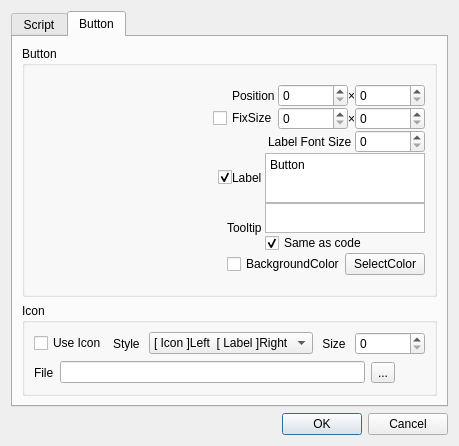
<?xml version="1.0" encoding="UTF-8"?>
<ui version="4.0">
 <class>Form</class>
 <widget class="QWidget" name="Form">
  <property name="geometry">
   <rect>
    <x>0</x>
    <y>0</y>
    <width>452</width>
    <height>446</height>
   </rect>
  </property>
  <property name="minimumSize">
   <size>
    <width>0</width>
    <height>0</height>
   </size>
  </property>
  <property name="windowTitle">
   <string>Form</string>
  </property>
  <layout class="QGridLayout" name="gridLayout">
   <item row="0" column="0">
    <widget class="QTabWidget" name="tabWidget">
     <property name="currentIndex">
      <number>1</number>
     </property>
     <widget class="QWidget" name="tab">
      <attribute name="title">
       <string>Script</string>
      </attribute>
      <layout class="QGridLayout" name="gridLayout_5">
       <item row="1" column="0">
        <layout class="QVBoxLayout" name="verticalLayout">
         <property name="topMargin">
          <number>5</number>
         </property>
         <property name="bottomMargin">
          <number>5</number>
         </property>
         <item>
          <layout class="QHBoxLayout" name="horizontalLayout_10">
           <property name="topMargin">
            <number>5</number>
           </property>
           <item>
            <widget class="QCheckBox" name="checkBox_3">
             <property name="text">
              <string>External File</string>
             </property>
            </widget>
           </item>
           <item>
            <widget class="QLineEdit" name="lineEdit_3"/>
           </item>
           <item>
            <widget class="QToolButton" name="toolButton_2">
             <property name="text">
              <string>...</string>
             </property>
            </widget>
           </item>
          </layout>
         </item>
         <item>
          <widget class="QGroupBox" name="groupBox_ScriptCommands">
           <property name="title">
            <string>Script Commands</string>
           </property>
           <layout class="QGridLayout" name="gridLayout_2">
            <item row="3" column="0">
             <layout class="QHBoxLayout" name="horizontalLayout_6">
              <property name="topMargin">
               <number>0</number>
              </property>
              <item>
               <spacer name="horizontalSpacer_6">
                <property name="orientation">
                 <enum>Qt::Horizontal</enum>
                </property>
                <property name="sizeHint" stdset="0">
                 <size>
                  <width>40</width>
                  <height>20</height>
                 </size>
                </property>
               </spacer>
              </item>
              <item>
               <widget class="QPushButton" name="pushButton">
                <property name="text">
                 <string>Run</string>
                </property>
               </widget>
              </item>
             </layout>
            </item>
            <item row="0" column="0">
             <layout class="QVBoxLayout" name="verticalLayout_4">
              <property name="topMargin">
               <number>0</number>
              </property>
              <item>
               <layout class="QHBoxLayout" name="horizontalLayout">
                <property name="spacing">
                 <number>6</number>
                </property>
                <item>
                 <spacer name="horizontalSpacer">
                  <property name="orientation">
                   <enum>Qt::Horizontal</enum>
                  </property>
                  <property name="sizeHint" stdset="0">
                   <size>
                    <width>40</width>
                    <height>20</height>
                   </size>
                  </property>
                 </spacer>
                </item>
                <item>
                 <widget class="QLabel" name="label_script_language">
                  <property name="text">
                   <string>Scripting Language</string>
                  </property>
                 </widget>
                </item>
                <item>
                 <widget class="QComboBox" name="combo_script_language">
                  <item>
                   <property name="text">
                    <string>MEL</string>
                   </property>
                  </item>
                  <item>
                   <property name="text">
                    <string>Python</string>
                   </property>
                  </item>
                 </widget>
                </item>
               </layout>
              </item>
              <item>
               <widget class="QTextEdit" name="text_script_code">
                <property name="sizePolicy">
                 <sizepolicy hsizetype="Expanding" vsizetype="Expanding">
                  <horstretch>0</horstretch>
                  <verstretch>0</verstretch>
                 </sizepolicy>
                </property>
               </widget>
              </item>
             </layout>
            </item>
           </layout>
          </widget>
         </item>
        </layout>
       </item>
      </layout>
     </widget>
     <widget class="QWidget" name="tab_Button">
      <attribute name="title">
       <string>Button</string>
      </attribute>
      <layout class="QGridLayout" name="gridLayout_6">
       <item row="2" column="0">
        <widget class="QGroupBox" name="groupBox">
         <property name="sizePolicy">
          <sizepolicy hsizetype="Preferred" vsizetype="Fixed">
           <horstretch>0</horstretch>
           <verstretch>0</verstretch>
          </sizepolicy>
         </property>
         <property name="minimumSize">
          <size>
           <width>0</width>
           <height>0</height>
          </size>
         </property>
         <property name="title">
          <string>Icon</string>
         </property>
         <layout class="QGridLayout" name="gridLayout_4">
          <item row="2" column="0">
           <layout class="QHBoxLayout" name="horizontalLayout_8">
            <property name="topMargin">
             <number>0</number>
            </property>
            <item>
             <widget class="QLabel" name="label_8">
              <property name="text">
               <string>File</string>
              </property>
             </widget>
            </item>
            <item>
             <widget class="QLineEdit" name="line_icon_file"/>
            </item>
            <item>
             <widget class="QToolButton" name="button_icon">
              <property name="text">
               <string>...</string>
              </property>
             </widget>
            </item>
            <item>
             <widget class="QToolButton" name="button_maya_icon">
              <property name="text">
               <string/>
              </property>
              <property name="autoRaise">
               <bool>true</bool>
              </property>
             </widget>
            </item>
           </layout>
          </item>
          <item row="1" column="0">
           <layout class="QHBoxLayout" name="horizontalLayout_11">
            <property name="topMargin">
             <number>0</number>
            </property>
            <item>
             <widget class="QCheckBox" name="checkbox_use_icon">
              <property name="text">
               <string>Use Icon</string>
              </property>
             </widget>
            </item>
            <item>
             <spacer name="horizontalSpacer_8">
              <property name="orientation">
               <enum>Qt::Horizontal</enum>
              </property>
              <property name="sizeHint" stdset="0">
               <size>
                <width>40</width>
                <height>20</height>
               </size>
              </property>
             </spacer>
            </item>
            <item>
             <widget class="QLabel" name="label_5">
              <property name="text">
               <string>Style </string>
              </property>
             </widget>
            </item>
            <item>
             <widget class="QComboBox" name="combo_icon_style">
              <item>
               <property name="text">
                <string>[ Icon ]Left  [ Label ]Right</string>
               </property>
              </item>
              <item>
               <property name="text">
                <string>[ Icon ]Up  [ Label ]Under</string>
               </property>
              </item>
             </widget>
            </item>
            <item>
             <widget class="QLabel" name="label_2">
              <property name="text">
               <string> Size </string>
              </property>
             </widget>
            </item>
            <item>
             <widget class="QSpinBox" name="spinbox_icon_size">
              <property name="minimumSize">
               <size>
                <width>70</width>
                <height>0</height>
               </size>
              </property>
              <property name="maximum">
               <number>9999</number>
              </property>
             </widget>
            </item>
           </layout>
          </item>
         </layout>
        </widget>
       </item>
       <item row="0" column="0">
        <widget class="QGroupBox" name="groupBox_2">
         <property name="sizePolicy">
          <sizepolicy hsizetype="Preferred" vsizetype="Preferred">
           <horstretch>0</horstretch>
           <verstretch>0</verstretch>
          </sizepolicy>
         </property>
         <property name="minimumSize">
          <size>
           <width>0</width>
           <height>0</height>
          </size>
         </property>
         <property name="title">
          <string>Button</string>
         </property>
         <layout class="QGridLayout" name="gridLayout_3">
          <item row="0" column="0">
           <layout class="QHBoxLayout" name="horizontalLayout_9" stretch="1,1">
            <property name="spacing">
             <number>0</number>
            </property>
            <property name="topMargin">
             <number>0</number>
            </property>
            <property name="bottomMargin">
             <number>0</number>
            </property>
            <item>
             <layout class="QHBoxLayout" name="button_preview"/>
            </item>
            <item>
             <layout class="QVBoxLayout" name="verticalLayout_2">
              <property name="topMargin">
               <number>0</number>
              </property>
              <property name="bottomMargin">
               <number>0</number>
              </property>
              <item>
               <layout class="QHBoxLayout" name="horizontalLayout_5">
                <property name="sizeConstraint">
                 <enum>QLayout::SetDefaultConstraint</enum>
                </property>
                <property name="topMargin">
                 <number>0</number>
                </property>
                <item>
                 <spacer name="horizontalSpacer_5">
                  <property name="orientation">
                   <enum>Qt::Horizontal</enum>
                  </property>
                  <property name="sizeHint" stdset="0">
                   <size>
                    <width>40</width>
                    <height>20</height>
                   </size>
                  </property>
                 </spacer>
                </item>
                <item>
                 <widget class="QLabel" name="label_7">
                  <property name="text">
                   <string>Position </string>
                  </property>
                 </widget>
                </item>
                <item>
                 <widget class="QSpinBox" name="spinbox_btn_position_x">
                  <property name="minimumSize">
                   <size>
                    <width>70</width>
                    <height>0</height>
                   </size>
                  </property>
                  <property name="maximumSize">
                   <size>
                    <width>16777215</width>
                    <height>16777215</height>
                   </size>
                  </property>
                  <property name="maximum">
                   <number>9999</number>
                  </property>
                 </widget>
                </item>
                <item>
                 <widget class="QLabel" name="label_6">
                  <property name="text">
                   <string>×</string>
                  </property>
                 </widget>
                </item>
                <item>
                 <widget class="QSpinBox" name="spinbox_btn_position_y">
                  <property name="minimumSize">
                   <size>
                    <width>70</width>
                    <height>0</height>
                   </size>
                  </property>
                  <property name="maximum">
                   <number>9999</number>
                  </property>
                 </widget>
                </item>
               </layout>
              </item>
              <item>
               <layout class="QHBoxLayout" name="horizontalLayout_2">
                <property name="topMargin">
                 <number>0</number>
                </property>
                <item>
                 <spacer name="horizontalSpacer_2">
                  <property name="orientation">
                   <enum>Qt::Horizontal</enum>
                  </property>
                  <property name="sizeHint" stdset="0">
                   <size>
                    <width>40</width>
                    <height>20</height>
                   </size>
                  </property>
                 </spacer>
                </item>
                <item>
                 <widget class="QCheckBox" name="checkbox_fix_size">
                  <property name="text">
                   <string>FixSize</string>
                  </property>
                 </widget>
                </item>
                <item>
                 <widget class="QSpinBox" name="spinbox_btn_size_x">
                  <property name="minimumSize">
                   <size>
                    <width>70</width>
                    <height>0</height>
                   </size>
                  </property>
                  <property name="maximum">
                   <number>9999</number>
                  </property>
                 </widget>
                </item>
                <item>
                 <widget class="QLabel" name="label_3">
                  <property name="text">
                   <string>×</string>
                  </property>
                 </widget>
                </item>
                <item>
                 <widget class="QSpinBox" name="spinbox_btn_size_y">
                  <property name="minimumSize">
                   <size>
                    <width>70</width>
                    <height>0</height>
                   </size>
                  </property>
                  <property name="maximum">
                   <number>9999</number>
                  </property>
                 </widget>
                </item>
               </layout>
              </item>
              <item>
               <layout class="QHBoxLayout" name="horizontalLayout_3">
                <property name="topMargin">
                 <number>0</number>
                </property>
                <item>
                 <spacer name="horizontalSpacer_3">
                  <property name="orientation">
                   <enum>Qt::Horizontal</enum>
                  </property>
                  <property name="sizeHint" stdset="0">
                   <size>
                    <width>40</width>
                    <height>20</height>
                   </size>
                  </property>
                 </spacer>
                </item>
                <item>
                 <widget class="QLabel" name="label_4">
                  <property name="text">
                   <string>Label Font Size </string>
                  </property>
                 </widget>
                </item>
                <item>
                 <widget class="QSpinBox" name="spinbox_label_font_size">
                  <property name="minimumSize">
                   <size>
                    <width>70</width>
                    <height>0</height>
                   </size>
                  </property>
                 </widget>
                </item>
               </layout>
              </item>
              <item>
               <layout class="QHBoxLayout" name="horizontalLayout_4">
                <property name="topMargin">
                 <number>0</number>
                </property>
                <item>
                 <spacer name="horizontalSpacer_4">
                  <property name="orientation">
                   <enum>Qt::Horizontal</enum>
                  </property>
                  <property name="sizeHint" stdset="0">
                   <size>
                    <width>40</width>
                    <height>20</height>
                   </size>
                  </property>
                 </spacer>
                </item>
                <item>
                 <widget class="QCheckBox" name="checkbox_use_label">
                  <property name="text">
                   <string/>
                  </property>
                  <property name="checked">
                   <bool>true</bool>
                  </property>
                 </widget>
                </item>
                <item>
                 <widget class="QLabel" name="label_label">
                  <property name="text">
                   <string>Label </string>
                  </property>
                 </widget>
                </item>
                <item>
                 <widget class="QTextEdit" name="text_label">
                  <property name="enabled">
                   <bool>true</bool>
                  </property>
                  <property name="sizePolicy">
                   <sizepolicy hsizetype="Fixed" vsizetype="Fixed">
                    <horstretch>0</horstretch>
                    <verstretch>0</verstretch>
                   </sizepolicy>
                  </property>
                  <property name="maximumSize">
                   <size>
                    <width>160</width>
                    <height>50</height>
                   </size>
                  </property>
                  <property name="html">
                   <string>&lt;!DOCTYPE HTML PUBLIC &quot;-//W3C//DTD HTML 4.0//EN&quot; &quot;http://www.w3.org/TR/REC-html40/strict.dtd&quot;&gt;
&lt;html&gt;&lt;head&gt;&lt;meta name=&quot;qrichtext&quot; content=&quot;1&quot; /&gt;&lt;style type=&quot;text/css&quot;&gt;
p, li { white-space: pre-wrap; }
&lt;/style&gt;&lt;/head&gt;&lt;body style=&quot; font-family:'MS UI Gothic'; font-size:9pt; font-weight:400; font-style:normal;&quot;&gt;
&lt;p style=&quot; margin-top:0px; margin-bottom:0px; margin-left:0px; margin-right:0px; -qt-block-indent:0; text-indent:0px;&quot;&gt;Button&lt;/p&gt;&lt;/body&gt;&lt;/html&gt;</string>
                  </property>
                 </widget>
                </item>
               </layout>
              </item>
              <item>
               <layout class="QHBoxLayout" name="horizontalLayout_7">
                <property name="topMargin">
                 <number>0</number>
                </property>
                <item>
                 <spacer name="horizontalSpacer_7">
                  <property name="orientation">
                   <enum>Qt::Horizontal</enum>
                  </property>
                  <property name="sizeHint" stdset="0">
                   <size>
                    <width>40</width>
                    <height>20</height>
                   </size>
                  </property>
                 </spacer>
                </item>
                <item>
                 <widget class="QLabel" name="label">
                  <property name="text">
                   <string>Tooltip </string>
                  </property>
                 </widget>
                </item>
                <item>
                 <layout class="QVBoxLayout" name="verticalLayout_3">
                  <property name="topMargin">
                   <number>0</number>
                  </property>
                  <property name="rightMargin">
                   <number>0</number>
                  </property>
                  <item>
                   <widget class="QTextEdit" name="text_tooltip">
                    <property name="sizePolicy">
                     <sizepolicy hsizetype="Fixed" vsizetype="Expanding">
                      <horstretch>0</horstretch>
                      <verstretch>0</verstretch>
                     </sizepolicy>
                    </property>
                    <property name="maximumSize">
                     <size>
                      <width>160</width>
                      <height>30</height>
                     </size>
                    </property>
                   </widget>
                  </item>
                  <item>
                   <widget class="QCheckBox" name="checkbox_tooltip">
                    <property name="text">
                     <string>Same as code</string>
                    </property>
                    <property name="checked">
                     <bool>true</bool>
                    </property>
                   </widget>
                  </item>
                 </layout>
                </item>
               </layout>
              </item>
              <item>
               <layout class="QHBoxLayout" name="horizontalLayout_12">
                <property name="bottomMargin">
                 <number>0</number>
                </property>
                <item>
                 <spacer name="horizontalSpacer_9">
                  <property name="orientation">
                   <enum>Qt::Horizontal</enum>
                  </property>
                  <property name="sizeHint" stdset="0">
                   <size>
                    <width>40</width>
                    <height>20</height>
                   </size>
                  </property>
                 </spacer>
                </item>
                <item>
                 <widget class="QCheckBox" name="checkbox_bgcolor">
                  <property name="text">
                   <string>BackgroundColor</string>
                  </property>
                 </widget>
                </item>
                <item>
                 <widget class="QPushButton" name="button_bgcolor">
                  <property name="text">
                   <string>SelectColor</string>
                  </property>
                 </widget>
                </item>
               </layout>
              </item>
             </layout>
            </item>
           </layout>
          </item>
         </layout>
        </widget>
       </item>
      </layout>
     </widget>
    </widget>
   </item>
   <item row="1" column="0">
    <widget class="QDialogButtonBox" name="buttonbox">
     <property name="standardButtons">
      <set>QDialogButtonBox::Cancel|QDialogButtonBox::Ok</set>
     </property>
    </widget>
   </item>
  </layout>
 </widget>
 <resources/>
 <connections/>
</ui>
